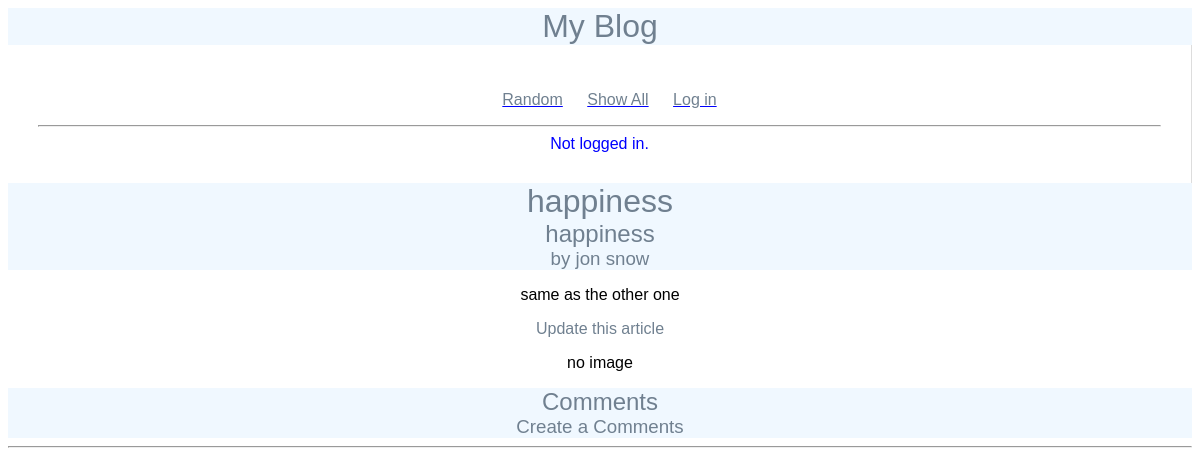
Before: /blog/article/2 with the older database file.
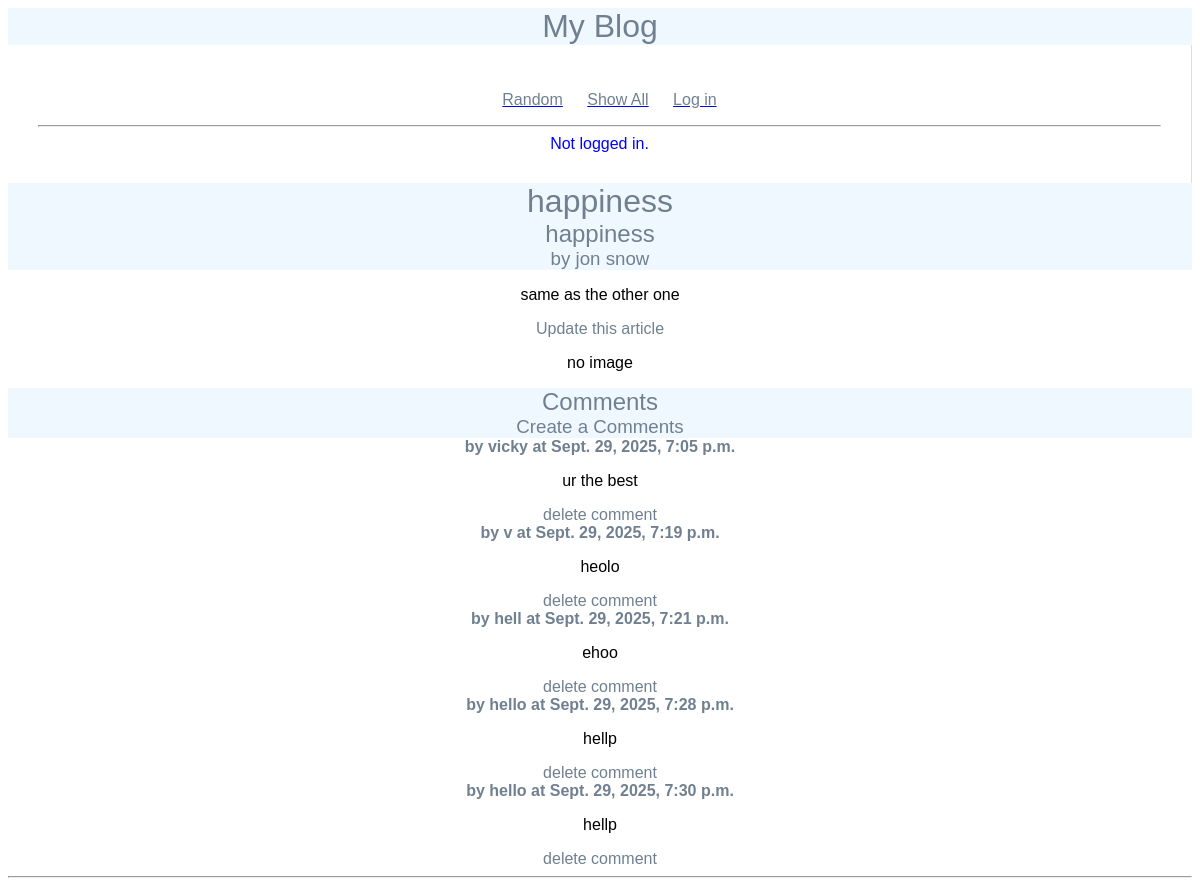
After: the same page with the newer database file.
### blog/models.py (models this page shows)
class Comment(models.Model):
    article = models.ForeignKey(Article, on_delete=models.CASCADE)
    author = models.TextField(blank=False)
    text = models.TextField(blank=False)
    published = models.DateTimeField(auto_now=True)
    def __str__(self):
        return f'{self.text}'

### blog/views.py (the view)
# urls.py: path('article/<int:pk>', ArticleView.as_view(), name="article"),
class ArticleView(DetailView):
    model = Article
    template_name = "blog/article.html"
    context_object_name = "article"

### blog/models.py (called while the page is built)
    def get_all_comments(self):
        comments = Comment.objects.filter(article=self)
        return comments

### blog/templates/blog/article.html
{% extends 'blog/base.html' %}
{% block content %}
<h1>
    {{article.title}}
</h1>
<div>
    <div>
        <h2>
            {{article.title}}
        </h2>
        <h3>
            by {{article.author}}
        </h3>
        <p>
            {{article.text}}
        </p>
        <p>
            <a href="{% url 'update_article' article.pk %}">Update this article</a>
        </p>
        {% if article.image_file %}
            <img src="{{article.image_file.url}}" alt="">
        {% else %}
            <p> no image </p>
        {% endif %}
        <div>
            <h2>
                Comments
            </h2>
            <h3>
                <a href="{% url 'create_comment' article.pk %}"> Create a Comments</a>
            </h3>
            {% for comment in article.get_all_comments %}
                <div>
                    <strong>by {{comment.author}} at {{comment.published}}</strong>
                    <p>
                        {{comment.text}}
                    </p>
                    <a href="{% url 'delete_comment' comment.pk %}"> delete comment</a>
                </div>
            {% endfor %}
        </div>
    </div>
    <hr>
</div>
{% endblock %}

Changed rows visible on the page:
added Comment: author "vicky", published "Sept. 29, 2025, 7:05 p.m.", text "ur the best"
added Comment: author "v", published "Sept. 29, 2025, 7:19 p.m.", text "heolo"
added Comment: author "hell", published "Sept. 29, 2025, 7:21 p.m.", text "ehoo"
added Comment: author "hello", published "Sept. 29, 2025, 7:28 p.m.", text "hellp"
added Comment: author "hello", published "Sept. 29, 2025, 7:30 p.m.", text "hellp"
